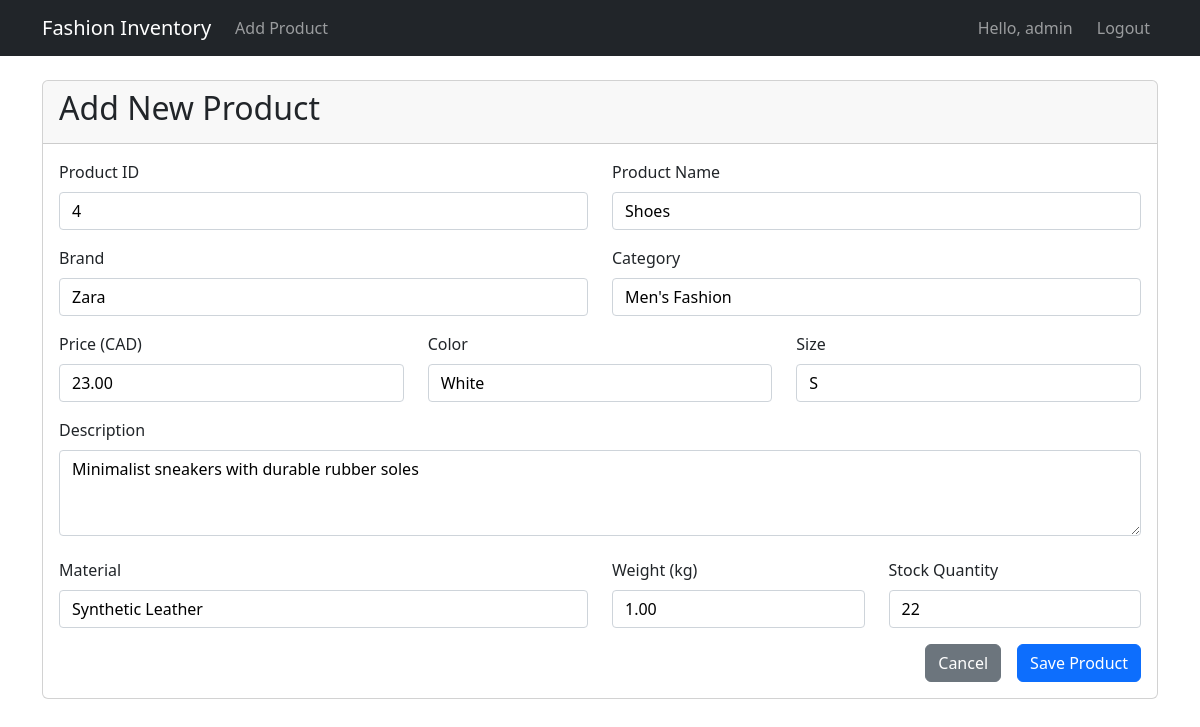
Screenshot of /product/4/edit/ (signed in) with the database file from the repository.
### inventory/models.py (models this page shows, shortened)
class User(AbstractUser):
    pass

class Product(models.Model):
    product_id = models.IntegerField(unique=True)
    name = models.CharField(max_length=100)
    brand = models.CharField(max_length=50)
    category = models.CharField(max_length=50)
    price = models.DecimalField(max_digits=10, decimal_places=2)
    color = models.CharField(max_length=30)
    size = models.CharField(max_length=20)
    description = models.TextField(blank=True)
    material = models.CharField(max_length=50)
    weight = models.DecimalField(max_digits=6, decimal_places=2, verbose_name="Weight (kg)")
    stock_quantity = models.IntegerField()
    added_by = models.ForeignKey(User, on_delete=models.SET_NULL, null=True)

### inventory/views.py (the view)
# urls.py: path('product/<int:pk>/edit/', login_required(views.ProductUpdateView.as_view()), name='product_update'),
class ProductUpdateView(LoginRequiredMixin, UpdateView):
    model = Product
    form_class = ProductForm
    template_name = 'inventory/product_form.html'
    success_url = reverse_lazy('product_list')
    login_url = '/login/'

### inventory/forms.py
class ProductForm(forms.ModelForm):
    class Meta:
        model = Product
        fields = [
            'product_id', 'name', 'brand', 'category', 'price',
            'color', 'size', 'description', 'material',
            'weight', 'stock_quantity'
        ]
        widgets = {
            'description': forms.Textarea(attrs={'rows': 3}),
        }
        labels = {
            'weight': 'Weight (kg)',
        }

### templates/inventory/product_form.html (shortened to what this page needs)
{% extends 'base.html' %}
{% block content %}
<div class="card">
    <div class="card-header">
        <h2>Add New Product</h2>
    </div>
    <div class="card-body">
        <form method="post">
            <div class="row mb-3">
                <div class="col-md-6">
                    <label for="{{ form.product_id.id_for_label }}" class="form-label">Product ID</label>
                    {{ form.product_id }}
                </div>
                <div class="col-md-6">
                    <label for="{{ form.name.id_for_label }}" class="form-label">Product Name</label>
                    {{ form.name }}
                </div>
            </div>
            <div class="row mb-3">
                <div class="col-md-6">
                    <label for="{{ form.brand.id_for_label }}" class="form-label">Brand</label>
                    {{ form.brand }}
                </div>
                <div class="col-md-6">
                    <label for="{{ form.category.id_for_label }}" class="form-label">Category</label>
                    {{ form.category }}
                </div>
            </div>
            <div class="row mb-3">
                <div class="col-md-4">
                    <label for="{{ form.price.id_for_label }}" class="form-label">Price (CAD)</label>
                    {{ form.price }}
                </div>
                <div class="col-md-4">
                    <label for="{{ form.color.id_for_label }}" class="form-label">Color</label>
                    {{ form.color }}
                </div>
                <div class="col-md-4">
                    <label for="{{ form.size.id_for_label }}" class="form-label">Size</label>
                    {{ form.size }}
                </div>
            </div>
            <div class="mb-3">
                <label for="{{ form.description.id_for_label }}" class="form-label">Description</label>
                {{ form.description }}
            </div>
            <div class="row mb-3">
                <div class="col-md-6">
                    <label for="{{ form.material.id_for_label }}" class="form-label">Material</label>
                    {{ form.material }}
                </div>
                <div class="col-md-3">
                    <label for="{{ form.weight.id_for_label }}" class="form-label">Weight (kg)</label>
                    {{ form.weight }}
                </div>
                <div class="col-md-3">
                    <label for="{{ form.stock_quantity.id_for_label }}" class="form-label">Stock Quantity</label>
                    {{ form.stock_quantity }}
                </div>
            </div>
            <div class="d-grid gap-2 d-md-flex justify-content-md-end">
                <a href="{% url 'product_list' %}" class="btn btn-secondary me-md-2">Cancel</a>
                <button type="submit" class="btn btn-primary">Save Product</button>
            </div>
        </form>
    </div>
</div>
{% endblock %}

### templates/base.html (shortened to what this page needs)
<!DOCTYPE html>
<html>
<head>
    <link href="https://cdn.jsdelivr.net/npm/bootstrap@5.3.0/dist/css/bootstrap.min.css" rel="stylesheet">
</head>
<body>
    <nav class="navbar navbar-expand-lg navbar-dark bg-dark">
        <div class="container">
            <a class="navbar-brand" href="{% url 'product_list' %}">Fashion Inventory</a>
            <div class="collapse navbar-collapse" id="navbarNav">
                {% if user.is_authenticated %}
                    <ul class="navbar-nav me-auto">
                        <li class="nav-item">
                            <a class="nav-link" href="{% url 'product_create' %}">Add Product</a>
                        </li>
                    </ul>
                {% endif %}
                <div class="navbar-nav ms-auto">
                    {% if user.is_authenticated %}
                        <span class="navbar-text me-3">Hello, {{ user.username }}</span>
                        <a class="nav-link" href="{% url 'logout' %}">Logout</a>
                    {% else %}
                        <a class="nav-link" href="{% url 'login' %}">Login</a>
                        <a class="nav-link" href="{% url 'register' %}">Register</a>
                    {% endif %}
                </div>
            </div>
        </div>
    </nav>
    <div class="container mt-4">
        {% block content %}{% endblock %}
    </div>
</body>
</html>

### templates/base.html (style rules this page uses)
input[type="text"], input[type="number"], textarea, select { width: 100%; padding: 0.375rem 0.75rem; border: 1px solid #ced4da; border-radius: 0.25rem; }

### rows the page displays
User: username "admin"
Product: product_id "4", name "Shoes", brand "Zara", category "Men's Fashion", price "23.00", color "White", size "S", description "Minimalist sneakers with durable rubber soles", material "Synthetic Leather", weight "1.00", stock_quantity "22"
